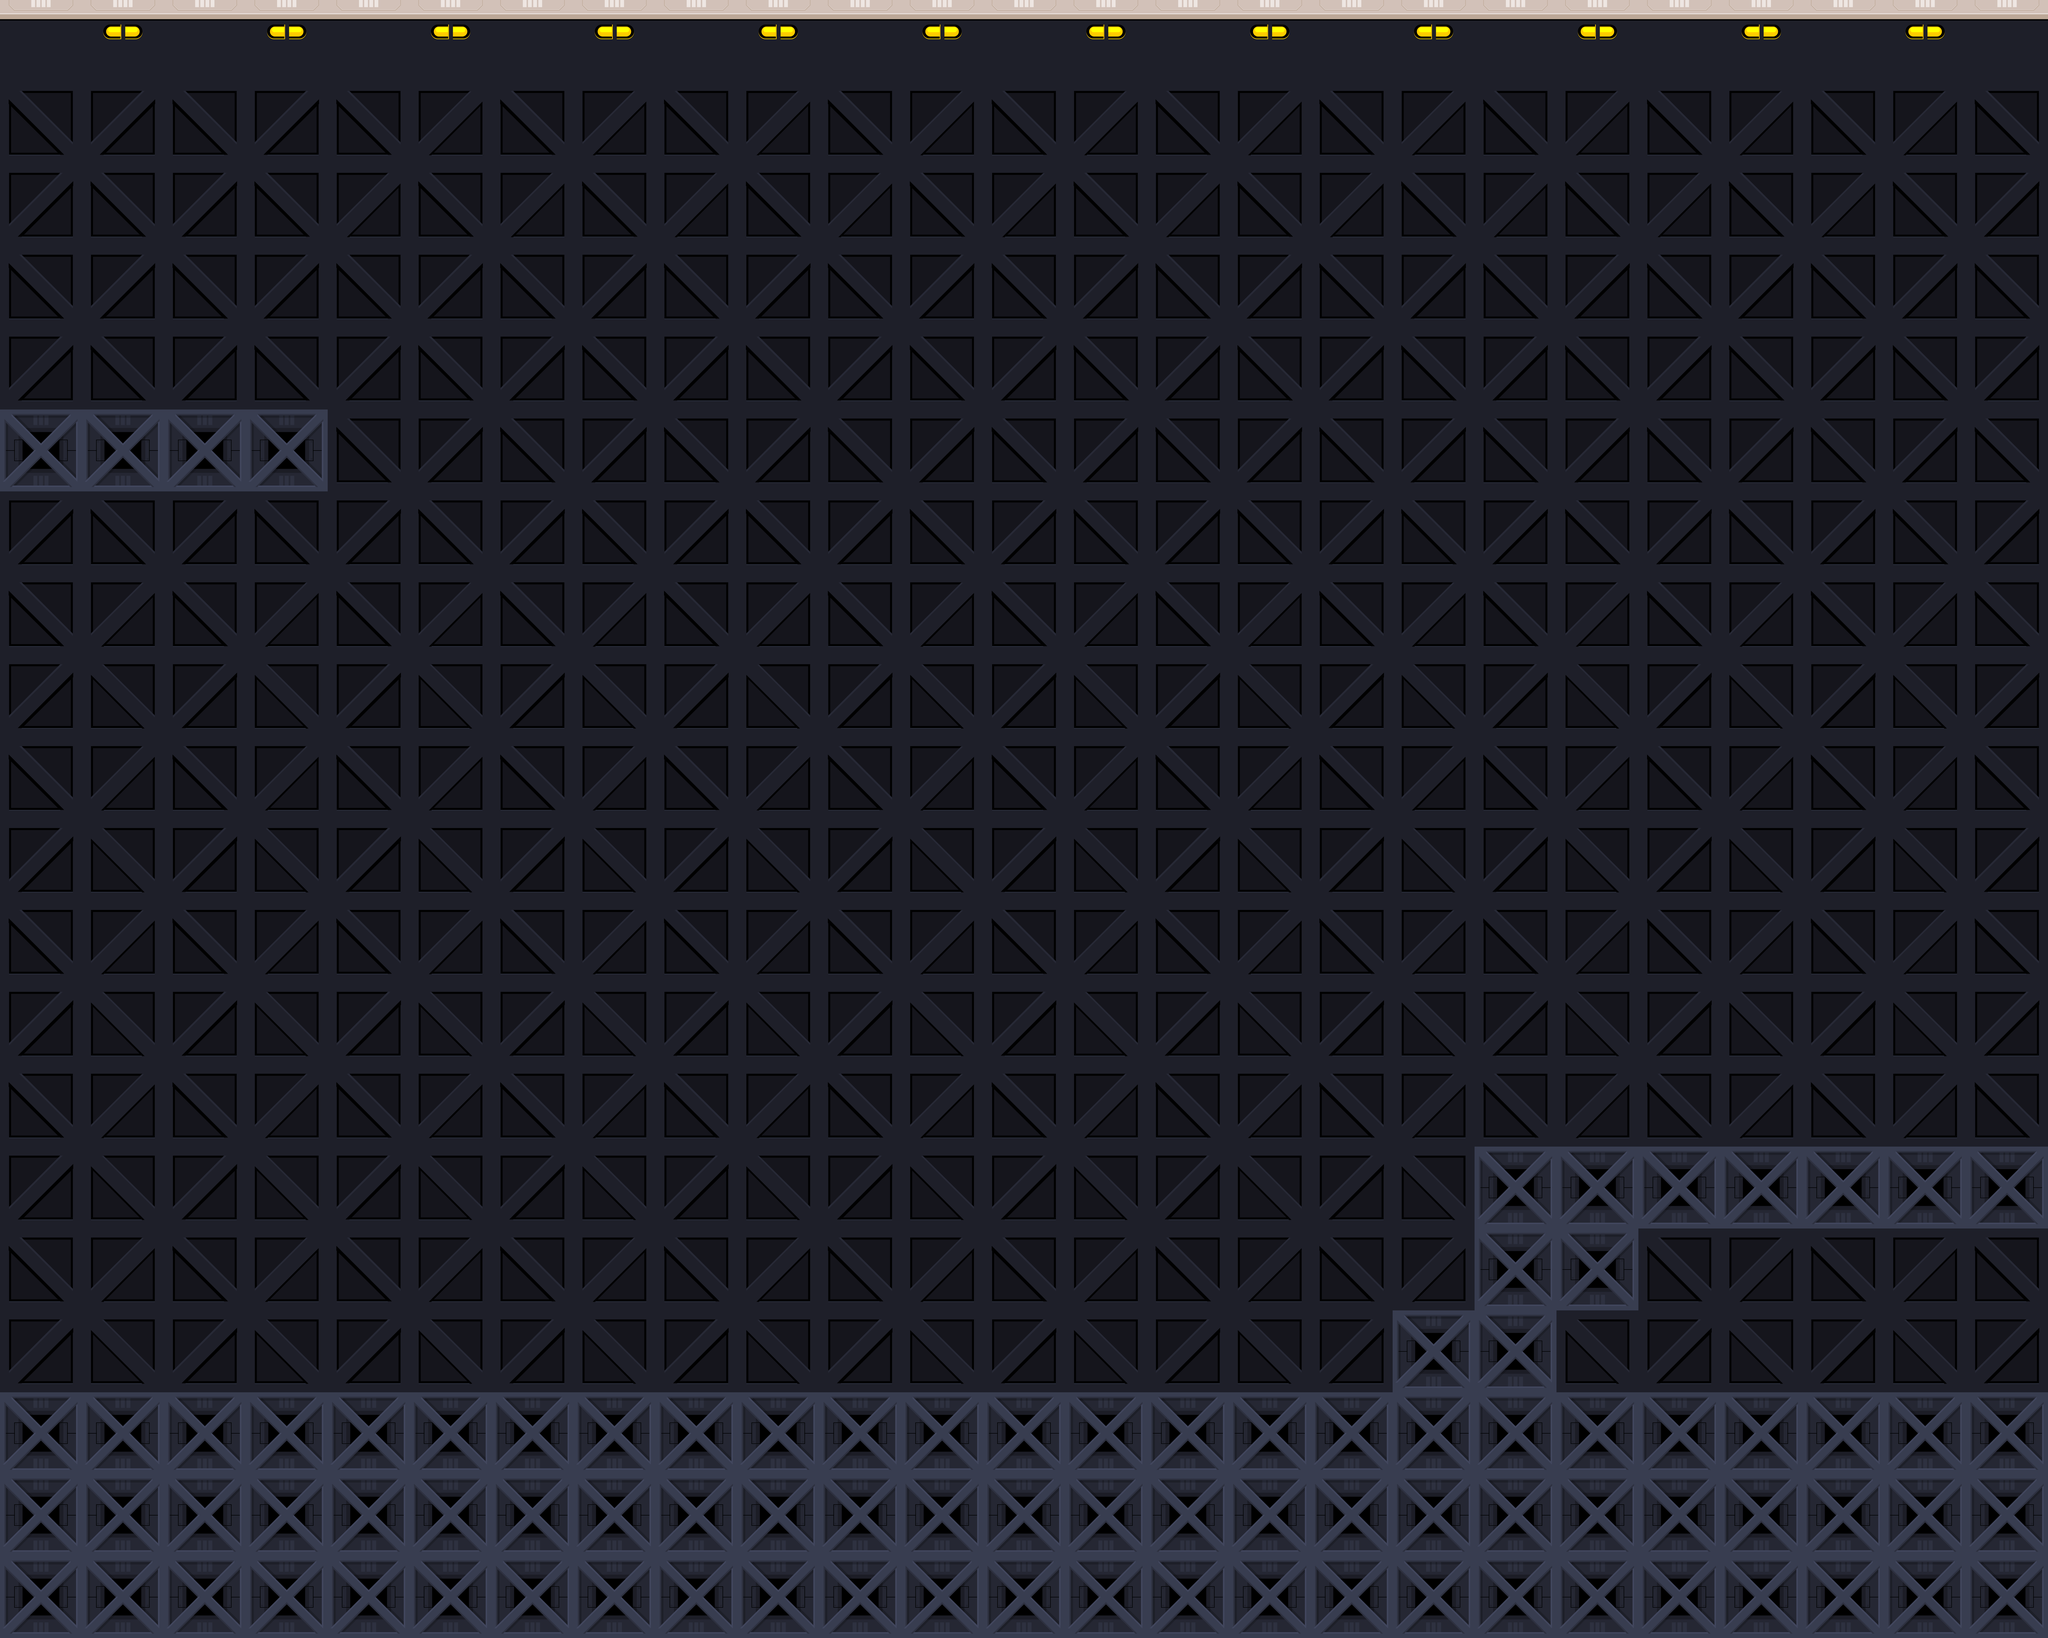

The image is a tile-based game level rendered from a .tmx file. Its description and complete source (layers, tilesets, objects, tile grids) follow:
An orthogonal 25x20 tile map with 256x256 px tiles, 2 tile layers (BackGround, Level_Tiles), 2 tilesets and 9 objects (5x Door, Door4Timer, Door3Timer, Door2Timer, Door1Timer).

<map version="1.9" tiledversion="1.9.2" orientation="orthogonal" renderorder="right-down" width="25" height="20" tilewidth="256" tileheight="256" infinite="0" nextlayerid="4" nextobjectid="28">
 <editorsettings>
  <export format="tmx" />
 </editorsettings>
 <tileset firstgid="1" source="Org_Tiles.tsx" />
 <tileset firstgid="37" source="Org_Objects.tsx" />
 <layer id="1" name="BackGround" width="25" height="20">
  <data encoding="csv">
4,3,4,3,4,3,4,3,4,3,4,3,4,3,4,3,4,3,4,3,4,3,4,3,4,
6,5,6,2147483654,6,8,6,8,6,8,6,8,6,8,6,8,6,8,6,8,6,8,6,8,6,
5,6,5,6,8,6,8,6,8,6,8,6,8,6,8,6,8,6,8,6,8,6,8,6,5,
6,2147483654,6,2147483654,6,2147483654,6,2147483654,6,2147483654,6,2147483654,6,2147483654,6,2147483654,6,2147483654,6,2147483654,6,2147483654,6,2147483654,6,
5,2147483653,5,2147483653,5,2147483653,5,2147483653,5,2147483653,5,2147483653,5,2147483653,5,2147483653,5,2147483653,5,2147483653,5,2147483653,5,2147483653,5,
6,2147483654,6,2147483654,6,2147483654,6,2147483654,6,2147483654,6,2147483654,6,2147483654,6,2147483654,6,2147483654,6,2147483654,6,2147483654,6,2147483654,6,
5,2147483653,5,2147483653,5,2147483653,5,2147483653,5,2147483653,5,2147483653,5,2147483653,5,2147483653,5,2147483653,5,2147483653,5,2147483653,5,2147483653,5,
6,8,6,8,6,8,6,8,6,8,6,8,6,8,6,8,6,8,6,8,6,8,6,8,6,
5,7,5,7,5,7,5,7,5,7,5,7,5,7,5,7,5,7,5,7,5,7,5,7,5,
6,8,6,8,6,8,6,8,6,8,6,8,6,8,6,8,6,8,6,8,6,8,6,8,6,
5,7,5,7,5,7,5,7,5,7,5,7,5,7,5,7,5,7,5,7,5,7,5,7,5,
6,8,6,8,6,8,6,8,6,8,6,8,6,8,6,8,6,8,6,8,6,8,6,8,6,
5,7,5,7,5,7,5,7,5,7,5,7,5,7,5,7,5,7,5,7,5,7,5,7,5,
6,8,6,8,6,8,6,8,6,8,6,8,6,8,6,8,6,8,6,8,6,8,6,8,6,
5,7,5,7,5,7,5,7,5,7,5,7,5,7,5,7,5,7,5,7,5,7,5,7,5,
6,8,6,8,6,8,6,8,6,8,6,8,6,8,6,8,6,8,6,8,6,8,6,8,6,
5,7,5,7,5,7,5,7,5,7,5,7,5,7,5,7,5,7,5,7,5,7,5,7,5,
6,8,6,8,6,8,6,8,6,8,6,8,6,8,6,8,6,8,6,8,6,8,6,8,6,
5,7,5,7,5,7,5,7,5,7,5,7,5,7,5,7,5,7,5,7,5,7,5,7,5,
6,8,6,8,6,8,6,8,6,8,6,8,6,8,6,8,6,8,6,8,6,8,6,8,6
</data>
 </layer>
 <layer id="2" name="Level_Tiles" width="25" height="20">
  <data encoding="csv">
0,0,0,0,0,0,0,0,0,0,0,0,0,0,0,0,0,0,0,0,0,0,0,0,0,
0,0,0,0,0,0,0,0,0,0,0,0,0,0,0,0,0,0,0,0,0,0,0,0,0,
0,0,0,0,0,0,0,0,0,0,0,0,0,0,0,0,0,0,0,0,0,0,0,0,0,
0,0,0,0,0,0,0,0,0,0,0,0,0,0,0,0,0,0,0,0,0,0,0,0,0,
0,0,0,0,0,0,0,0,0,0,0,0,0,0,0,0,0,0,0,0,0,0,0,0,0,
18,18,18,18,0,0,0,0,0,0,0,0,0,0,0,0,0,0,0,0,0,0,0,0,0,
0,0,0,0,0,0,0,0,0,0,0,0,0,0,0,0,0,0,0,0,0,0,0,0,0,
0,0,0,0,0,0,0,0,0,0,0,0,0,0,0,0,0,0,0,0,0,0,0,0,0,
0,0,0,0,0,0,0,0,0,0,0,0,0,0,0,0,0,0,0,0,0,0,0,0,0,
0,0,0,0,0,0,0,0,0,0,0,0,0,0,0,0,0,0,0,0,0,0,0,0,0,
0,0,0,0,0,0,0,0,0,0,0,0,0,0,0,0,0,0,0,0,0,0,0,0,0,
0,0,0,0,0,0,0,0,0,0,0,0,0,0,0,0,0,0,0,0,0,0,0,0,0,
0,0,0,0,0,0,0,0,0,0,0,0,0,0,0,0,0,0,0,0,0,0,0,0,0,
0,0,0,0,0,0,0,0,0,0,0,0,0,0,0,0,0,0,0,0,0,0,0,0,0,
0,0,0,0,0,0,0,0,0,0,0,0,0,0,0,0,0,0,18,18,18,18,18,18,18,
0,0,0,0,0,0,0,0,0,0,0,0,0,0,0,0,0,0,18,18,0,0,0,0,0,
0,0,0,0,0,0,0,0,0,0,0,0,0,0,0,0,0,18,18,0,0,0,0,0,0,
18,18,18,18,18,18,18,18,18,18,18,18,18,18,18,18,18,18,18,18,18,18,18,18,18,
18,18,18,18,18,18,18,18,18,18,18,18,18,18,18,18,18,18,18,18,18,18,18,18,18,
18,18,18,18,18,18,18,18,18,18,18,18,18,18,18,18,18,18,18,18,18,18,18,18,18
</data>
 </layer>
 <objectgroup id="3" name="Level_Objects">
  <object id="2" name="Start_Door" class="Door" gid="37" x="35.5385" y="1268.13" width="704" height="1064" />
  <object id="20" name="Door4" class="Door" gid="37" x="5428" y="3584" width="704" height="1064" />
  <object id="23" name="Door2" class="Door" gid="37" x="1847.16" y="4312.31" width="704" height="1064" />
  <object id="24" name="Door1" class="Door" gid="37" x="168.003" y="4298.82" width="704" height="1064" />
  <object id="22" name="Door3" class="Door" gid="37" x="3613.98" y="4339.28" width="704" height="1064" />
  <object id="21" name="Door4Timer" gid="41" x="5108" y="3577" width="328" height="657" />
  <object id="25" name="Door3Timer" gid="41" x="4325.74" y="4109.74" width="328" height="657" />
  <object id="26" name="Door2Timer" gid="41" x="2626.36" y="4332.28" width="328" height="657" />
  <object id="27" name="Door1Timer" gid="41" x="906.746" y="4305.31" width="328" height="657" />
 </objectgroup>
</map>
